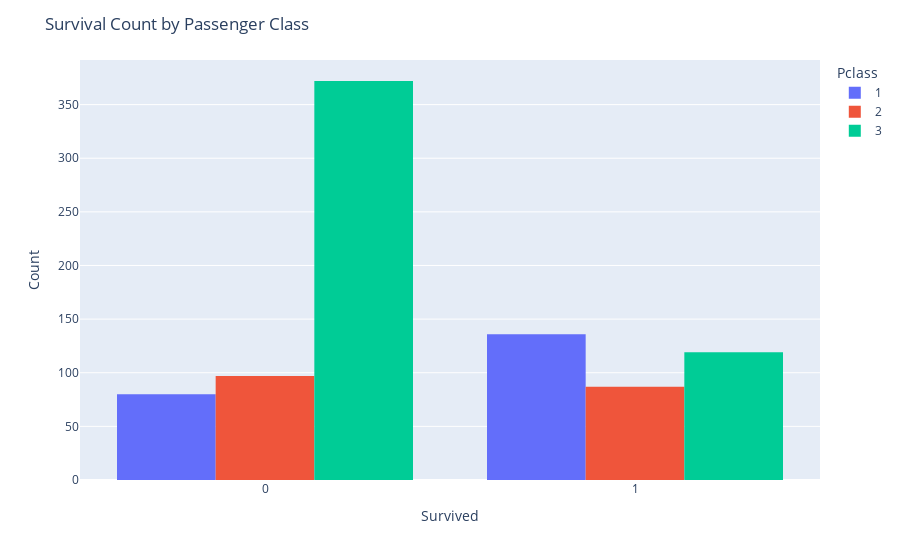

The code cell stored with this chart in its notebook:
### Code cell
# visualize the count of survival wrt Pclass
fig = px.histogram(df, x='Survived', color='Pclass', 
                   category_orders={'Survived': [1, 0], 'Pclass': [1, 2, 3]},
                   barmode='group' , labels={'Survived': 'Survived', 'Pclass': 'Pclass'})
                   

fig.update_layout(title='Survival Count by Passenger Class',
                  xaxis_title='Survived',
                  yaxis_title='Count')


fig.show()

### Figure 1 — Plotly figure (JSON) as saved in the notebook; plotly's stock layout.template omitted (floating-point values rounded to 4 significant figures; data arrays with more than 128 entries replaced by an {"elided": "..."} marker saying what was removed)
{"data": [{"alignmentgroup": "True", "bingroup": "x", "hovertemplate": "Pclass=1<br>Survived=%{x}<br>count=%{y}<extra></extra>", "legendgroup": "1", "marker": {"color": "#636efa", "pattern": {"shape": ""}}, "name": "1", "offsetgroup": "1", "orientation": "v", "showlegend": true, "type": "histogram", "x": {"elided": "216 int values"}, "xaxis": "x", "yaxis": "y"}, {"alignmentgroup": "True", "bingroup": "x", "hovertemplate": "Pclass=2<br>Survived=%{x}<br>count=%{y}<extra></extra>", "legendgroup": "2", "marker": {"color": "#EF553B", "pattern": {"shape": ""}}, "name": "2", "offsetgroup": "2", "orientation": "v", "showlegend": true, "type": "histogram", "x": {"elided": "184 int values"}, "xaxis": "x", "yaxis": "y"}, {"alignmentgroup": "True", "bingroup": "x", "hovertemplate": "Pclass=3<br>Survived=%{x}<br>count=%{y}<extra></extra>", "legendgroup": "3", "marker": {"color": "#00cc96", "pattern": {"shape": ""}}, "name": "3", "offsetgroup": "3", "orientation": "v", "showlegend": true, "type": "histogram", "x": {"elided": "491 int values"}, "xaxis": "x", "yaxis": "y"}], "layout": {"autosize": true, "barmode": "group", "legend": {"title": {"text": "Pclass"}, "tracegroupgap": 0}, "margin": {"t": 60}, "title": {"text": "Survival Count by Passenger Class"}, "xaxis": {"anchor": "y", "autorange": true, "categoryarray": [1, 0], "categoryorder": "array", "domain": [0, 1], "range": [-0.5, 1.5], "title": {"text": "Survived"}, "type": "linear"}, "yaxis": {"anchor": "x", "autorange": true, "domain": [0, 1], "range": [0, 391.6], "title": {"text": "Count"}}}}
